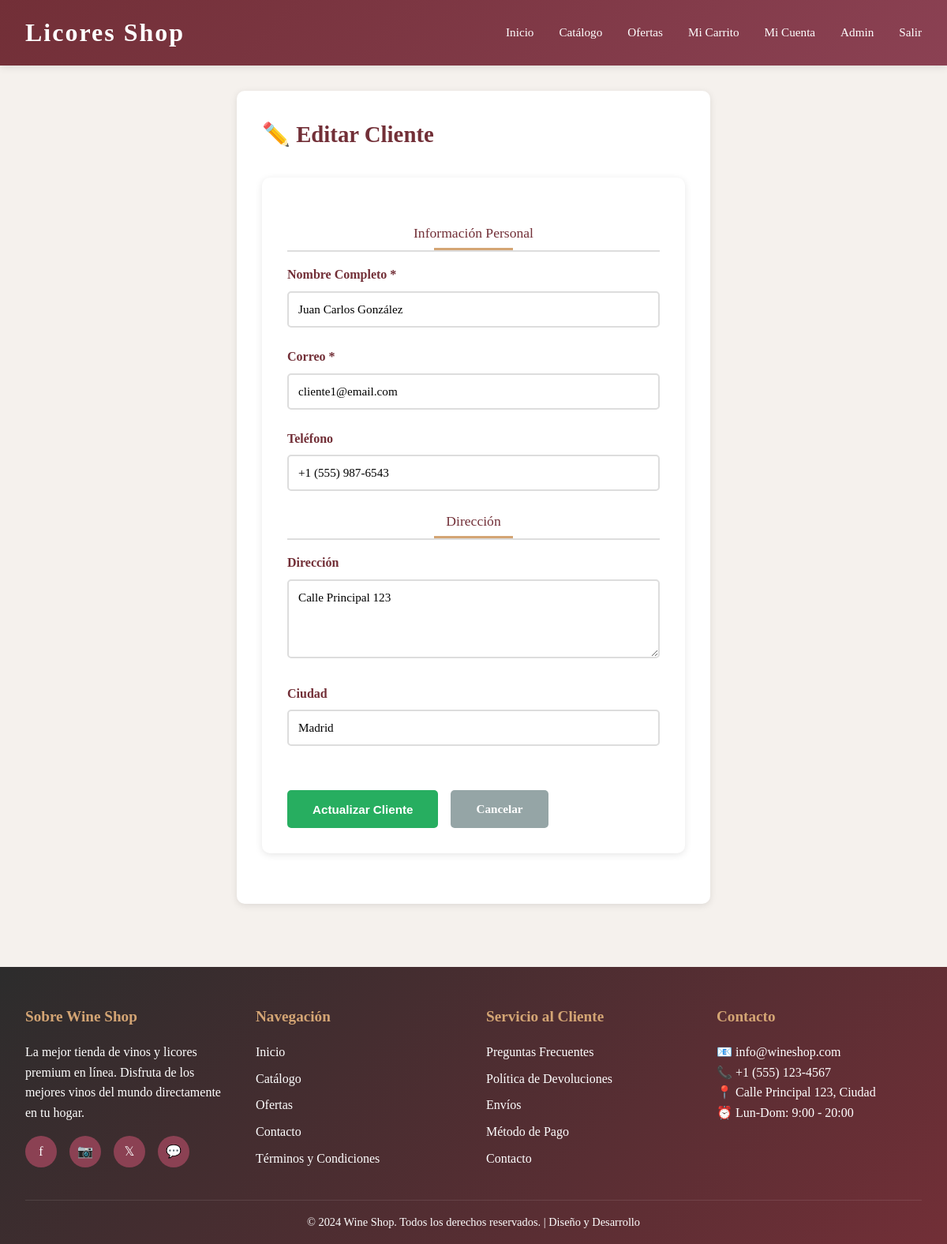
The page /clientes/editar/1/ (signed in) on the database its author committed.
### shop/models.py (models this page shows, shortened)
class Perfil(models.Model):
    TIPOS_USUARIO = [
        ('cliente', 'Cliente'),
        ('proveedor', 'Proveedor'),
        ('admin', 'Administrador'),
    ]
    usuario = models.OneToOneField(User, on_delete=models.CASCADE, related_name='perfil')
    nombre_completo = models.CharField(max_length=200)
    telefono = models.CharField(max_length=20, blank=True)
    direccion = models.TextField(blank=True)
    ciudad = models.CharField(max_length=100, blank=True)
    puntos_recompensa = models.IntegerField(default=0, validators=[MinValueValidator(0)])
    tipo_usuario = models.CharField(max_length=20, choices=TIPOS_USUARIO, default='cliente')
    fecha_registro = models.DateTimeField(auto_now_add=True)

### shop/views.py (the view, shortened to what this page needs)
# urls.py: path('clientes/editar/<int:id>/', views.cliente_edit, name='cliente_edit'),
@admin_required
def cliente_edit(request, id):
    perfil = get_object_or_404(Perfil, id=id, tipo_usuario='cliente')
    context = {'cliente': perfil}
    return render(request, 'crud/cliente_form.html', context)

### shop/views.py (called while the page is built)
def admin_required(view_func):
    @wraps(view_func)
    def wrapper(request, *args, **kwargs):
        if not request.user.is_authenticated:
            return redirect('login')
        if not request.user.is_superuser:
            messages.error(request, 'Acceso denegado. Solo administradores.')
            return redirect('home')
        return view_func(request, *args, **kwargs)
    return wrapper

### templates/crud/cliente_form.html (shortened to what this page needs)
{% extends "crud/base_crud.html" %}
{% block crud_content %}
<div class="form-container">
    <h2 class="form-title">
        {% if cliente %}✏️ Editar Cliente{% else %}➕ Crear Cliente{% endif %}
    </h2>
    <form method="POST">
        <div class="section-title">Información Personal</div>
        <div class="form-group">
            <label for="nombre_completo">Nombre Completo *</label>
            <input type="text" id="nombre_completo" name="nombre_completo" required value="{{ cliente.nombre_completo|default:'' }}">
        </div>
        <div class="form-group">
            <label for="email">Correo *</label>
            <input type="email" id="email" name="email" required value="{{ cliente.usuario.email|default:'' }}">
        </div>
        <div class="form-group">
            <label for="telefono">Teléfono</label>
            <input type="tel" id="telefono" name="telefono" value="{{ cliente.telefono|default:'' }}">
        </div>
        <div class="section-title">Dirección</div>
        <div class="form-group">
            <label for="direccion">Dirección</label>
            <textarea id="direccion" name="direccion">{{ cliente.direccion|default:'' }}</textarea>
        </div>
        <div class="form-row">
            <div class="form-group">
                <label for="ciudad">Ciudad</label>
                <input type="text" id="ciudad" name="ciudad" value="{{ cliente.ciudad|default:'' }}">
            </div>
        </div>
        <div class="form-actions">
            <button type="submit" class="btn-submit">{% if cliente %}Actualizar{% else %}Crear{% endif %} Cliente</button>
            <a href="{% url 'clientes_list' %}" class="btn-cancel">Cancelar</a>
        </div>
    </form>
</div>
{% endblock %}

### templates/base.html (style rules this page uses)
* { margin: 0; padding: 0; box-sizing: border-box; }
:root { --primary: #722f37; --secondary: #8b4153; --accent: #d4a574; --light: #f5f1ed; --dark: #2c2c2c; --white: #ffffff; --error: #e74c3c; --success: #27ae60; }
body { font-family: 'Playfair Display', 'Georgia', serif; background-color: var(--light); color: var(--dark); line-height: 1.6; }
.section-title { font-size: 2.5rem; color: var(--primary); margin: 2rem 0 1rem; text-align: center; position: relative; padding-bottom: 1rem; }
.section-title::after { content: ''; position: absolute; bottom: 0; left: 50%; transform: translateX(-50%); width: 100px; height: 3px; background: var(--accent); }
form { background: var(--white); padding: 2rem; border-radius: 10px; box-shadow: 0 2px 10px rgba(0,0,0,0.1); margin: 2rem 0; }
.form-group { margin-bottom: 1.5rem; }
label { display: block; margin-bottom: 0.5rem; color: var(--primary); font-weight: 600; }
input, textarea, select { width: 100%; padding: 0.75rem; border: 2px solid #ddd; border-radius: 5px; font-family: 'Playfair Display', serif; font-size: 0.95rem; transition: border-color 0.3s ease; }

### templates/crud/cliente_form.html (style rules this page uses)
.form-container { background: white; padding: 2rem; border-radius: 10px; box-shadow: 0 2px 10px rgba(0,0,0,0.1); max-width: 600px; margin: 0 auto; }
.form-title { font-size: 1.8rem; color: #722f37; margin-bottom: 2rem; display: flex; align-items: center; gap: 1rem; }
.form-group { margin-bottom: 1.5rem; }
.form-row { display: grid; grid-template-columns: repeat(auto-fit, minmax(250px, 1fr)); gap: 1.5rem; }
label { display: block; margin-bottom: 0.5rem; color: #722f37; font-weight: 600; }
input, textarea { width: 100%; padding: 0.75rem; border: 2px solid #ddd; border-radius: 5px; font-family: 'Playfair Display', serif; font-size: 0.95rem; transition: border-color 0.3s ease; }
textarea { resize: vertical; min-height: 100px; }
.section-title { font-size: 1.1rem; color: #722f37; margin-top: 1.5rem; margin-bottom: 1rem; padding-bottom: 0.5rem; border-bottom: 2px solid #ddd; }
.form-actions { display: flex; gap: 1rem; margin-top: 2rem; flex-wrap: wrap; }
.btn-submit { background: #27ae60; color: white; padding: 0.75rem 2rem; border: none; border-radius: 5px; font-size: 0.95rem; font-weight: 600; cursor: pointer; transition: all 0.3s ease; }
.btn-cancel { background: #95a5a6; color: white; padding: 0.75rem 2rem; border: none; border-radius: 5px; font-size: 0.95rem; font-weight: 600; cursor: pointer; text-decoration: none; display: inline-block; transition: all 0.3s ease; }

### rows shown on the page
Perfil: nombre_completo "Juan Carlos González", email "cliente1@email.com", telefono "+1 (555) 987-6543", direccion "Calle Principal 123", ciudad "Madrid"
